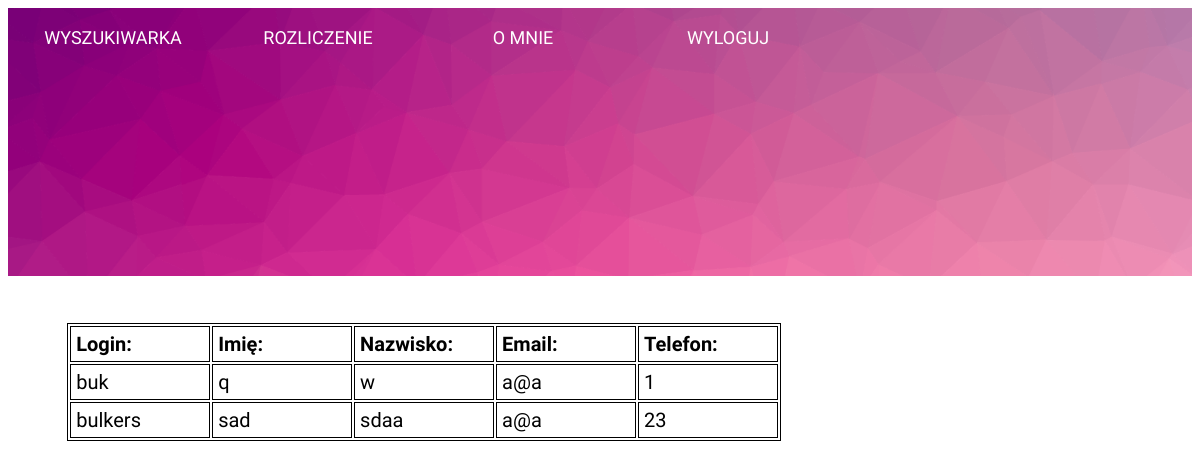
The app's page /wyniki.php (signed in) with its own data.
### tables this page shows
CREATE TABLE IF NOT EXISTS `users` (
  `userID` int(11) NOT NULL,
  `username` varchar(50) NOT NULL,
  `password` varchar(40) NOT NULL,
  `email` varchar(90) NOT NULL,
  `f_name` text NOT NULL,
  `s_name` text NOT NULL,
  `tel` varchar(20) NOT NULL,
  `points` int(5) NOT NULL,
  `sex` varchar(20) NOT NULL,
  `skl` varchar(30) NOT NULL,
  `brd` date NOT NULL,
  `skills` varchar(1000) NOT NULL
);

### wyniki.php (the view, shortened to what this page needs)
<?php
	if($_SESSION['zalogowany'] == 1){
?>
<!DOCTYPE html>
<html lang="Pl">
<head>
	<link rel="stylesheet" href="style.css">
</head>
<body link="black" vlink="black" alink="black">
<div class="bg300" id="bg1">
	<?php
	require_once 'menu2.php';
	?>
	<center>
		<?php
			$wybor=$_POST['search'];
		?>
	</center>
	</div>
	<div id="text4">
	<div id="text">
		<?php
				$query="SELECT * FROM users where skills like '%".$wybor."%' order by points asc";
				$result=mysql_query($query);
				$num=mysql_num_rows($result);
			echo "<table><tr><td><b>Login:</b></td><td><b>Imię:</b></td><td><b>Nazwisko:</b></td><td><b>Email:</b></td><td><b>Telefon:</b></td></tr>";
		for ($i=0;$i<$num;$i++)	{
			$row=mysql_fetch_array($result);
			echo '<tr><td>',$row["username"],'</td><td>',$row["f_name"],'</td><td>',$row["s_name"],'</td><td>',$row["email"],'</td><td>',$row["tel"],'</td></tr>';
			}
		echo "</table>";
		?>
</div>
	</div>
</body>
</html>
<?php
	}
	else header("Location:index.php");
?>

### style.css (style rules this page uses)
.bg300 { background-image: url('4.png'); background-position: center; background-size: cover; width: 100%; min-height: 200px; background-attachment: fixed; z-index: 1; }
#bg1 { background-image: url('1.png'); }
#text { font-family: 'Arima Madurai', sans-serif; font-size: 20px; }
#text4 { margin: 4%; margin-left: 5%; margin-right: 5%; font-family: 'Arima Madurai', sans-serif; font-size: 20px; text-align:justify; }
table { border: 1px solid; }
td { border: 1px solid; width: 15%; padding: 5px; }

### records on screen
users: username "buk", f_name "q", s_name "w", email "a@a", tel "1"
users: username "bulkers", f_name "sad", s_name "sdaa", email "a@a", tel "23"
